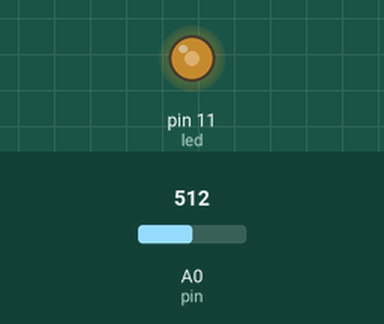
Recording of a sketch running on a simulated Arduino Uno, built with avr-gcc and run on an emulated ATmega328P. Parts: output pins drawn as LEDs (lit = HIGH). The test bench sets the inputs (shaded band); at power-on: A0 (pin) = 512.

Above: at 1.2 s.
1.3 s: A0 (pin) set to 716
At 2.3 s:
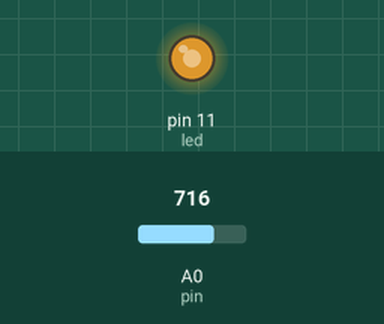
2.8 s: A0 (pin) set to 900
At 3.5 s:
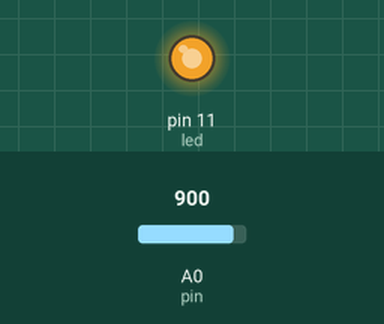
4.3 s: A0 (pin) set to 122
At 4.6 s:
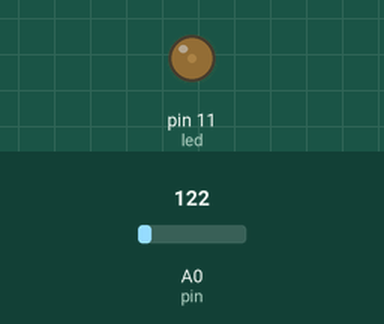
5.8 s: A0 (pin) set to 0
At 7.0 s:
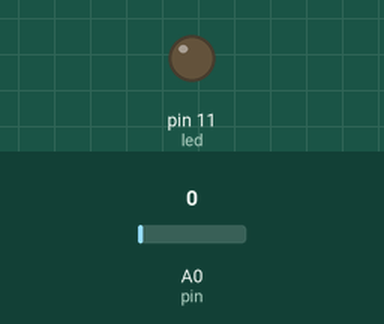
Timing chart, 0 to 8.3 s (numbered marks = the images above; inputs shaded):
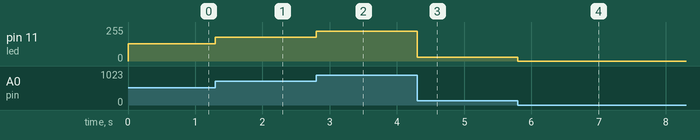

Measured:
- after the input at 1.3 s, pin 11 (led): 128/255 → 179/255 at once
- after the input at 2.8 s, pin 11 (led): 179/255 → 225/255 at once
- after the input at 4.3 s, pin 11 (led): 225/255 → 30/255 at once
- after the input at 5.8 s, pin 11 (led): 30/255 → 0/255 at once

The sketch:

bientro_10leds_cung_sang.ino
```cpp
int pin = 0;
int led = 11;
int value = 0;
void setup()
{
}

void loop()
{
  value = analogRead(pin);
    value /= 4;
    analogWrite(led, value);
}
```
